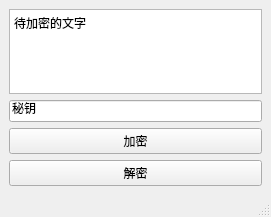
<?xml version="1.0" encoding="UTF-8"?>
<ui version="4.0">
 <class>MainWindow</class>
 <widget class="QMainWindow" name="MainWindow">
  <property name="geometry">
   <rect>
    <x>0</x>
    <y>0</y>
    <width>271</width>
    <height>217</height>
   </rect>
  </property>
  <property name="windowTitle">
   <string>MainWindow</string>
  </property>
  <widget class="QWidget" name="centralwidget">
   <layout class="QVBoxLayout" name="verticalLayout">
    <item>
     <widget class="QPlainTextEdit" name="plainTextEdit">
      <property name="plainText">
       <string>待加密的文字</string>
      </property>
     </widget>
    </item>
    <item>
     <widget class="QLineEdit" name="lineEdit">
      <property name="text">
       <string>秘钥</string>
      </property>
     </widget>
    </item>
    <item>
     <widget class="QPushButton" name="pushButton">
      <property name="text">
       <string>加密</string>
      </property>
     </widget>
    </item>
    <item>
     <widget class="QPushButton" name="pushButton_2">
      <property name="text">
       <string>解密</string>
      </property>
     </widget>
    </item>
   </layout>
  </widget>
  <widget class="QMenuBar" name="menubar">
   <property name="geometry">
    <rect>
     <x>0</x>
     <y>0</y>
     <width>271</width>
     <height>23</height>
    </rect>
   </property>
  </widget>
  <widget class="QStatusBar" name="statusbar"/>
 </widget>
 <resources/>
 <connections/>
</ui>
